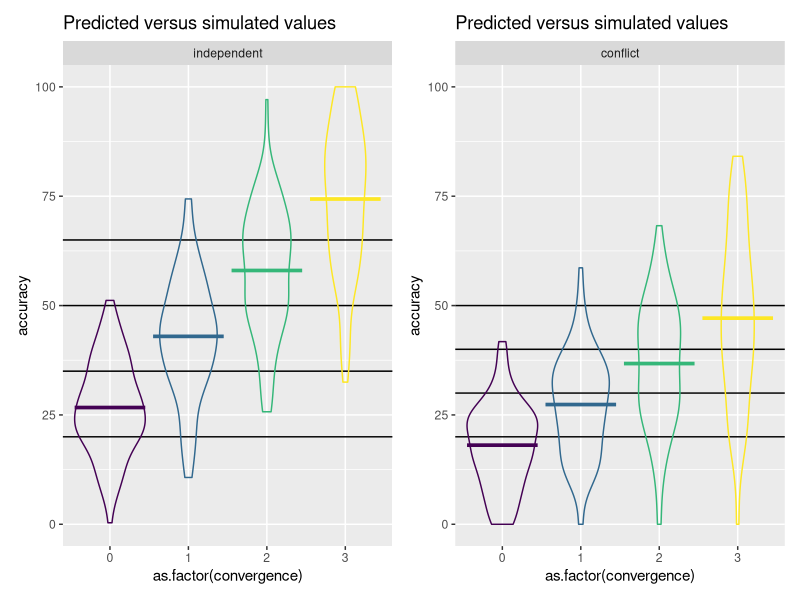
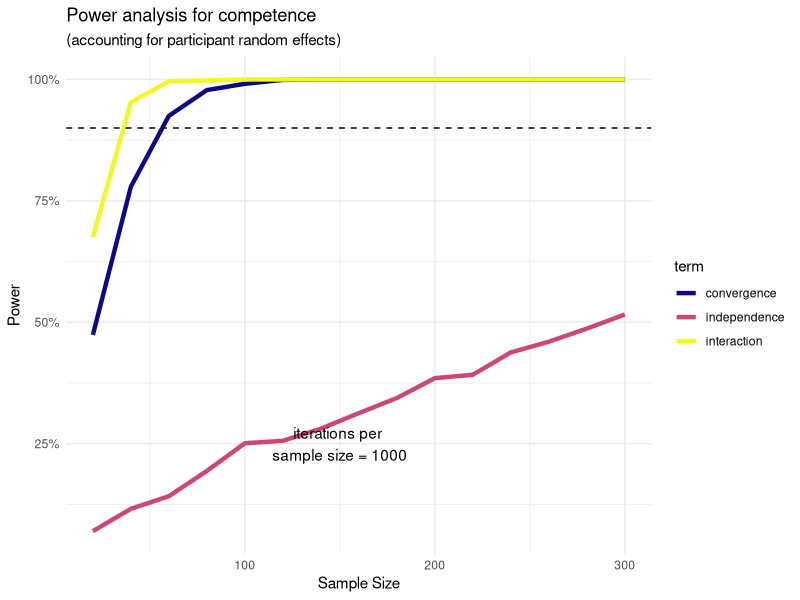
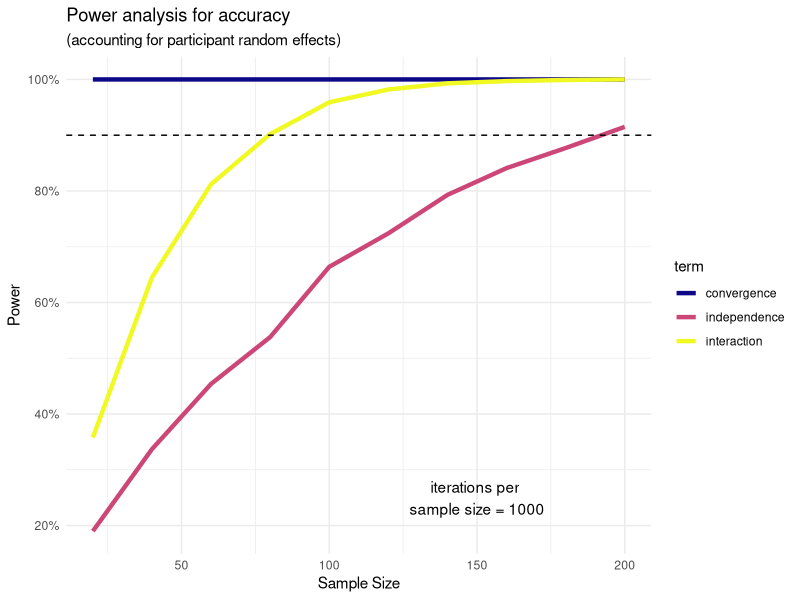

Recreate these plots in R, in order.
## ---- chunk 1
# load required packages
library("lme4")        # model specification / estimation
library("lmerTest")    # get p-values for mixed models
library("broom.mixed") # extracting data from model fits 
library("tidyverse")   # data wrangling and visualisation
library("patchwork")    # combine plots

# ensure this script returns the same results on each run
set.seed(912783)
## ---- chunk 2
# parameters for modelling accuracy 
beta_0   <- 20 # intercept
beta_c   <- 10 # effect of convergence when conflict of interest
beta_i   <- 5 # effect of independence (compared to conflict of interest)
beta_ci  <- 5 # difference in effect of convergence when independence (compared to conflict of interest)
subj_0   <- 10 # by-subject random intercept sd
subj_c   <- 5 # by-subject random slope sd
subj_rho <- .2 # correlation between intercept and slope 
sigma    <- 5 # residual (error) sd (i.e. all varition that the model cannot account for)
## ---- chunk 3
# complete list of parameters (including some that will be introduced later)
parameters <- list(
  # outcome variable
  outcome = "accuracy", # takes names as input, e.g. "accuracy"
  # parameters for size of data frame
  n_subj = 10,              # n participants
  levels_convergence = 0:3,  # levels of convergence
  n_stimuli_per_level = 2, # n stimuli per participant
  # parameters for modelling outcome variable
  beta_0 = 40,   # intercept
  beta_c = 10,   # effect of convergence, 
  beta_i = 5,    # # effect of independence (compared to conflict of interest)
  beta_ci = 5, # difference in effect of convergence when independence (compared to conflict of interest)
  subj_0 = 10,   # by-subject random intercept sd
  subj_c = 5,   # by-subject random slope sd
  subj_rho = 0.5, # correlation between intercept and slope 
  sigma = 10     # residual (error) sd (i.e. all varition that the model cannot account for)
)
## ---- chunk 4
# set stimuli
levels_convergence <- c(0:3) 
n_stimuli_per_level  <-  2 
## ---- chunk 5
# create stimuli per participant data
stimuli <- data.frame(
  convergence = rep(levels_convergence, each = n_stimuli_per_level)
  )
## ---- chunk 6
# set number of subjects and items
n_subj <- 100 # number of subjects we arbitrarily set for this example
## ---- chunk 7
# calculate random intercept / random slope covariance
covar <- subj_rho * subj_0 * subj_c

# put values into variance-covariance matrix
cov_mx  <- matrix(
  c(subj_0^2, covar,
    covar,   subj_c^2),
  nrow = 2, byrow = TRUE)

# generate the by-subject random effects
subject_rfx <- MASS::mvrnorm(n = n_subj,
                             mu = c(SU_0 = 0, SU_c = 0),
                             Sigma = cov_mx)

# make data 
subjects <- data.frame(
  # add a subject id
  id = seq_len(n_subj),
  # add by participant pair of random effects
  subject_rfx, 
  # add `independence` condition
  independence = rep(c("conflict", "independent"), length.out = n_subj)
  ) %>% 
  # make a numeric variable to be able to generate competence
  mutate(independence_num = ifelse(independence == "conflict", 0, 1))
## ---- chunk 8
data.frame(
  parameter = c("subj_0", "subj_c", "subj_rho"),
  value = c(subj_0, subj_c, subj_rho),
  simulated = c(sd(subjects$SU_0), sd(subjects$SU_c), 
                cor(subjects$SU_0, subjects$SU_c)
                )
)
## ---- chunk 9
# cross subject and item IDs
trials <- expand_grid(subjects, stimuli)  %>%
  # add an error term
  # nrow(.) is the number of trials/observations, i.e. rows in the data frame
  mutate(e_ss = rnorm(nrow(.), mean = 0, sd = sigma))
## ---- chunk 10
dat_sim <- trials %>%
  mutate(accuracy = beta_0 + SU_0 + (beta_c + SU_c)*convergence + beta_i*independence_num + beta_ci*convergence*independence_num + e_ss,
         # truncate accuracy values so that they lie between 0 and 100 only
         accuracy = case_when(accuracy < 0 ~ 0, 
                              accuracy > 100 ~ 100,
                              TRUE ~ accuracy)) %>% 
  # retain only variables of interest
  select(id, convergence, independence, accuracy)
## ---- chunk 11
# independent condition
independent_plot <- ggplot(dat_sim %>% filter(independence == "independent"), 
       aes(x = as.factor(convergence), y = accuracy, 
           color = as.factor(convergence)
       )
) +
  # predicted means
  geom_hline(yintercept = beta_0) +
  geom_hline(yintercept = (beta_0 + beta_c + beta_ci)) +
  geom_hline(yintercept = (beta_0 + 2*(beta_c + beta_ci))) +
  geom_hline(yintercept = (beta_0 + 3*(beta_c + beta_ci))) +
  # actual data
  geom_violin(alpha = 0, show.legend = FALSE) +
  stat_summary(fun = mean, geom="crossbar", show.legend = FALSE) +
  scale_color_viridis_d() +
  ggtitle("Predicted versus simulated values") + 
  facet_wrap(~independence) +
  ylim(0, 100)

# conflict condition
conflict_plot <-ggplot(dat_sim %>% filter(independence == "conflict"), 
       aes(x = as.factor(convergence), y = accuracy, 
           color = as.factor(convergence)
           )
       ) +
  # predicted means
  geom_hline(yintercept = beta_0) +
  geom_hline(yintercept = (beta_0 + beta_c)) +
  geom_hline(yintercept = (beta_0 + 2*beta_c)) +
  geom_hline(yintercept = (beta_0 + 3*beta_c)) +
  # actual data
  geom_violin(alpha = 0, show.legend = FALSE) +
  stat_summary(fun = mean, geom="crossbar", show.legend = FALSE) +
  scale_color_viridis_d() +
  ggtitle("Predicted versus simulated values")  + 
  facet_wrap(~independence) +
  ylim(0, 100)

independent_plot + conflict_plot
## ---- chunk 12
# set up data generating function
draw_single_sample <- function(
  # outcome variable
  outcome, # takes names as input, e.g. "accuracy"
  # parameters for size of data frame
  n_subj,              # n participants
  levels_convergence,  # levels of convergence
  n_stimuli_per_level, # n stimuli per participant
  # parameters for modelling outcome variable
  beta_0,   # intercept
  beta_c,   # effect of convergence 
  beta_i = 5,    # # effect of independence (compared to conflict of interest)
  beta_ci = 5, # difference in effect of convergence when independence (compared to conflict of interest)
  subj_0,   # by-subject random intercept sd
  subj_c,   # by-subject random slope sd
  subj_rho, # correlation between intercept and slope 
  sigma     # residual (error) sd (i.e. all variation that the model cannot account for)
) {
  
  # 1. create stimuli per subject data
  stimuli <- data.frame(
    convergence = rep(levels_convergence, each = n_stimuli_per_level)
  )
  
  # 2. create subject data
  
  # calculate random intercept / random slope covariance
  covar <- subj_rho * subj_0 * subj_c
  
  # put values into variance-covariance matrix
  cov_mx  <- matrix(
    c(subj_0^2, covar,
      covar,   subj_c^2),
    nrow = 2, byrow = TRUE)
  
  # generate the by-subject random effects
  subject_rfx <- MASS::mvrnorm(n = n_subj,
                               mu = c(SU_0 = 0, SU_c = 0),
                               Sigma = cov_mx)
  
  # make data 
  subjects <- data.frame(
    # add a subject id
    id = seq_len(n_subj),
    # add by participant pair of random effects
    subject_rfx,
    # add `independence` condition
    independence = rep(c("conflict", "independent"), length.out = n_subj)
    ) %>% 
    # make a numeric variable to be able to generate competence
    mutate(independence_num = ifelse(independence == "conflict", 0, 1))
  
  
  # 3. create trials data (subjects x stimuli) & simulate outcome variables
  
  ## cross subject and item IDs
  sample <- expand_grid(subjects, stimuli)  %>%
    # add an error term
    # nrow(.) is the number of trials/observations, i.e. rows in the data frame
    mutate(e_ss = rnorm(nrow(.), mean = 0, sd = sigma)) %>%
    # simulate outcome variable
    mutate(outcome = beta_0 + SU_0 + (beta_c + SU_c)*convergence + 
             beta_i*independence_num + beta_ci*convergence*independence_num + e_ss, 
           outcome_variable = {{outcome}}) %>% 
    # retain only variables of interest
    select(id, convergence, independence, outcome, outcome_variable)
  
  # Truncate results so that we only get values on the correct scale
  if (outcome == "accuracy") {

    sample <- sample %>% mutate(
      # truncate accuracy values so that they lie between 0 and 100 only
      outcome = case_when(outcome < 0 ~ 0,
                           outcome > 100 ~ 100,
                           TRUE ~ outcome)
      )
  }

  if (outcome == "competence") {

    sample <- sample %>% mutate(
      # truncate accuracy values so that they lie between 0 and 100 only
      outcome = case_when(outcome < 1 ~ 1,
                           outcome > 7 ~ 7,
                           TRUE ~ outcome)
      )
  }
  
  return(sample)
}

# # You can test the function using the commented code below 
# # (un-comment by highlighting, then command+shit+c)
# test <- do.call(draw_single_sample, parameters)
## ---- chunk 13
mod_sim <- lmer(accuracy ~ convergence + independence + 
                  independence*convergence + (1 + convergence | id), 
                dat_sim)
summary(mod_sim)
## ---- chunk 14
# get a tidy table of results
model_estimates <- broom.mixed::tidy(mod_sim) %>% 
  mutate_if(is.numeric, round, 3) %>%
  mutate(
    parameter = c("beta_0", "beta_c", "beta_i", "beta_ci", "subj_0", "subj_rho", "subj_c", "sigma"),
    value = c(beta_0, beta_c, beta_i, beta_ci, subj_0, subj_rho, subj_c, sigma),
  ) %>%
  select(effect:term, parameter, value, estimate:p.value)

model_estimates %>% knitr::kable()
## ---- chunk 15
# set alpha
alpha <- 0.05

# estimates to extract
estimates = c("convergence", "independenceindependent", 
              "convergence:independenceindependent")

# check significance and store result
significance <- model_estimates %>% 
  filter(term %in% estimates) %>% 
  select(term, p.value) %>% 
  mutate(significant = ifelse(p.value < alpha, TRUE, FALSE))

significance
## ---- chunk 16
# set up model estimation function
estimate_model <- function(alpha = 0.05, ...) {
  
  # Alpha is the probability we accept of rejecting the null hypothesis
  # when in fact it is true. The smaller alpha, the less likely the
  # results are to have occurred by "accident" (i.e. sampling variation).
  
  # ... is a shortcut that forwards any additional arguments to draw_single_sample()
  
  # draw a sample
  sample <- draw_single_sample(...)
  
  # estimate model for the drawn sample
  model_estimates <- lmer(outcome ~ convergence + independence + 
                            independence*convergence + (1 + convergence | id),
                          sample) %>% 
    # put into tidy output
    broom.mixed::tidy()
  
  # estimates to extract
  estimates = c("convergence", "independenceindependent", 
                "convergence:independenceindependent")
  
  # check significance and store the result
  significance <- model_estimates %>% 
  filter(term %in% estimates)  %>% 
  mutate(significant = ifelse(p.value < alpha, TRUE, FALSE))

  # return the p_value (as tibble)
  return(significance)
}

# # You can test the function using the commented code below 
# # (un-comment by highlighting, then command+shit+c)
# test <- do.call(estimate_model, parameters)

## ---- chunk 17
# define how many samples to generate
iterations <- 5

# we run the estimate_model() function as often as specified by `iterations` and store the data
power_data <- purrr::map_df(1:iterations, 
                              # We use do.call here since we stored the
                              # parameters in an external list. We could
                              # also define them directly in 
                              # estimate_model().
                              ~do.call(estimate_model, parameters))

# we group by estimate (or `term`) 
# the calculate the share of significant estimates
power <- power_data %>% 
  group_by(term) %>% 
  summarize(power = mean(significant))
## ---- chunk 18
calculate_power <- function(iterations, ...) {
  
  # create data frame with model results for generated samples
  power_data <- 1:iterations %>% 
    purrr::map_df(function(x){
      # this is essentially a for loop - do the following for each 
      # element in 1:iterations
      
      results <- estimate_model(...)
      
      # To keep track of progress
      if (x %% 50 == 0) {print(paste("iteration number ", x))}
      
      return(results)
      
    })
  
  # we group by estimate (or `term`) 
  # the calculate the share of significant estimates
  power <- power_data %>% 
    group_by(term) %>% 
    summarize(power = mean(significant))
  
  return(power)
}
# # You can test the function using the commented code below 
# # (un-comment by highlighting, then command+shit+c)
# test <- do.call(calculate_power, c(parameters, list(iterations = 500)))
## ---- chunk 19
power_threshold <- 0.9
## ---- chunk 20
# calcluate power for different sample sizes

# make a data frame with sample sizes
power_by_sample_size <- tibble(n_subj = seq(from = 10, to = 20, by = 10))

# Remove "n_subj" parameter from our initial parameter list since we want to replace it 
# with the respective sample sizes every time.
parameters[["n_subj"]] <- NULL

# do the `calculate_power()` function for each sample size and store the results
# in a new variable called `power`
power_by_sample_size <- map_df(power_by_sample_size$n_subj, 
                                      ~do.call(calculate_power, 
                                               c(parameters,
                                                 # sets the n_subj value according
                                                 # to the respective value in
                                                 # `power_by_sample_size`
                                                 list(n_subj = .x, 
                                                      iterations = 100))))

## ---- chunk 21
power_by_sample_size
## ---- chunk 22
# file_name <- "power_simulation.csv" # change for new analyses / or delete file to re-use same name

power_by_sample_size <- function(file_name, sample_sizes, iterations, outcome, ...) {
  
  # only run analysis if a file with that name does not yet exists
  if (!file.exists(paste0("data/", file_name))) {
    
    # do the `calculate_power()` function for each sample size and store the results
    # in a new variable called `power`
    power <- purrr::map_df(sample_sizes, 
                           function(n){
                             # this is essentially a for loop - 
                             # do the following for each 
                             # element data$n_subj
                             
                             # To keep track of progress
                             print(paste("tested sample size = ", n))
                             
                             # run power calculation
                             result <- calculate_power(n_subj = n, 
                                                       iterations = iterations, 
                                                       outcome = outcome, ...)
                             # identify respective sample size
                             result$n <- n
                             
                             return(result)
                             
                           })
    
    # add some variables with information about simulation
    data <- power %>% 
      mutate(
        # add identifier variable for number of iterations
        iterations = iterations, 
        # add identifier variable for outcome
        outcome = outcome)
    
    write_csv(data, paste0("data/", file_name))
  }
}

# # You can test the function using the commented code below
# # (un-comment by highlighting, then command+shit+c)
# test <- do.call(power_by_sample_size,
#                 c(parameters,
#                   list(file_name = file_name, sample_sizes = c(5, 10),
#                        iterations = 100)
#                   )
#                 )
## ---- chunk 23
# list of parameters for accuracy
parameters_accuracy <- list(
  # outcome variable
  outcome = "accuracy", # takes names as input, e.g. "accuracy"
  # parameters for size of data frame
  sample_sizes  =  seq(from = 20, to = 200, by = 20), # different n's to simulate power for 
  levels_convergence = 0:3,  # levels of convergence
  n_stimuli_per_level = 2, # n stimuli per participant
  # parameters for modelling outcome variable
  beta_0 = 40,   # intercept
  beta_c = 5,   # effect of convergence 
  beta_i = 5,    # effect of independence (compared to conflict of interest)
  beta_ci = 5, # difference in effect of convergence when independence (compared to conflict of interest)
  subj_0 = 10,   # by-subject random intercept sd
  subj_c = 5,   # by-subject random slope sd
  subj_rho = -0.5, # correlation between intercept and slope 
  sigma = 10,     # residual (error) sd (i.e. all varition that the model cannot account for)
  # number of iterations (per sample size)
  iterations = 1000
)
## ---- chunk 24
# list of parameters for competence
parameters_competence <- list(
  # outcome variable
  outcome = "competence", # takes names as input, e.g. "accuracy"
  # parameters for size of data frame
  sample_sizes  =  seq(from = 20, to = 300, by = 20), # different n's to simulate power for 
  levels_convergence = 0:3,  # levels of convergence
  n_stimuli_per_level = 2, # n stimuli per participant
  # parameters for modelling outcome variable
  beta_0 = 3.5,   # intercept
  beta_c = 0.25,   # effect of convergence 
  beta_i = 0.25,    # # effect of independence (compared to conflict of interest)
  beta_ci = 0.5, # difference in effect of convergence when independence (compared to conflict of interest)
  subj_0 = 1,   # by-subject random intercept sd
  subj_c = 0.25,   # by-subject random slope sd
  subj_rho = -0.5, # correlation between intercept and slope 
  sigma = 1,     # residual (error) sd (i.e. all varition that the model cannot account for)
  # number of iterations (per sample size)
  iterations = 1000
)
## ---- chunk 25
do.call(power_by_sample_size, c(parameters_accuracy, 
                                        list(file_name = "power_accuracy.csv")
                                        )
                )

power_accuracy <- read_csv("data/power_accuracy.csv")
## ---- chunk 26
do.call(power_by_sample_size, c(parameters_competence, 
                                        list(file_name = "power_competence.csv")
                                        )
                )

power_competence <- read_csv("data/power_competence.csv")
## ---- chunk 27
# plot results
plot_power <- function(data) {
  
  # make nicer labels for the term variable
  data <- data %>% 
    mutate(term = case_when(
      term == "independenceindependent" ~ "independence", 
      term == "convergence:independenceindependent" ~ "interaction", 
      TRUE ~ term)
    )
  
  ggplot(data, 
       aes(x = n, y = power, color = term)) +
  geom_line(size = 1.5) + 
  # add a horizontal line at 90%, our power_threshold
  geom_hline(aes(yintercept = .9), linetype = 'dashed') + 
  # display iterations
  annotate("text", x = 150, y = 0.25, label = paste("iterations per \nsample size =", max(data$iterations)))+
  # Prettify!
  theme_minimal() + 
    scale_colour_viridis_d(option = "plasma") + 
  scale_y_continuous(labels = scales::percent) + 
  labs(x = 'Sample Size', y = 'Power', 
       title = paste0("Power analysis for ", unique(data$outcome)),
       subtitle = "(accounting for participant random effects)")
}
## ---- chunk 28
competence_plot <- plot_power(power_competence)
competence_plot
## ---- chunk 29
accuracy_plot <- plot_power(power_accuracy)
accuracy_plot
